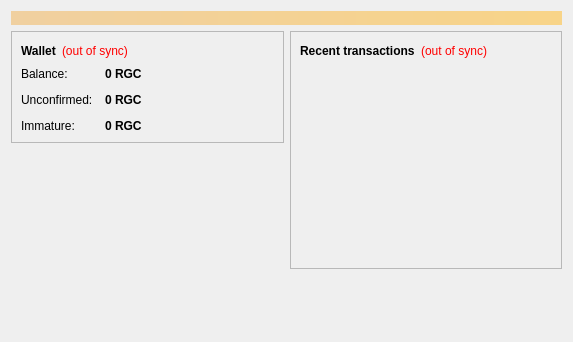
<?xml version="1.0" encoding="UTF-8"?>
<ui version="4.0">
 <class>OverviewPage</class>
 <widget class="QWidget" name="OverviewPage">
  <property name="geometry">
   <rect>
    <x>0</x>
    <y>0</y>
    <width>573</width>
    <height>342</height>
   </rect>
  </property>
  <property name="windowTitle">
   <string>Form</string>
  </property>
  <layout class="QVBoxLayout" name="topLayout">
   <item>
    <widget class="QLabel" name="labelAlerts">
     <property name="visible">
      <bool>false</bool>
     </property>
     <property name="styleSheet">
      <string notr="true">background-color: qlineargradient(x1: 0, y1: 0, x2: 1, y2: 0, stop:0 #F0D0A0, stop:1 #F8D488); color:#000000;</string>
     </property>
     <property name="wordWrap">
      <bool>true</bool>
     </property>
     <property name="margin">
      <number>3</number>
     </property>
    </widget>
   </item>
   <item>
    <layout class="QHBoxLayout" name="horizontalLayout" stretch="1,1">
     <item>
      <layout class="QVBoxLayout" name="verticalLayout_2">
       <item>
        <widget class="QFrame" name="frame">
         <property name="frameShape">
          <enum>QFrame::StyledPanel</enum>
         </property>
         <property name="frameShadow">
          <enum>QFrame::Raised</enum>
         </property>
         <layout class="QVBoxLayout" name="verticalLayout_4">
          <item>
           <layout class="QHBoxLayout" name="horizontalLayout_4">
            <item>
             <widget class="QLabel" name="label_5">
              <property name="font">
               <font>
                <weight>75</weight>
                <bold>true</bold>
               </font>
              </property>
              <property name="text">
               <string>Wallet</string>
              </property>
             </widget>
            </item>
            <item>
             <widget class="QLabel" name="labelWalletStatus">
              <property name="toolTip">
               <string>The displayed information may be out of date. Your wallet automatically synchronizes with the Roguecoin network after a connection is established, but this process has not completed yet.</string>
              </property>
              <property name="styleSheet">
               <string notr="true">QLabel { color: red; }</string>
              </property>
              <property name="text">
               <string notr="true">(out of sync)</string>
              </property>
              <property name="alignment">
               <set>Qt::AlignLeading|Qt::AlignLeft|Qt::AlignVCenter</set>
              </property>
             </widget>
            </item>
            <item>
             <spacer name="horizontalSpacer_2">
              <property name="orientation">
               <enum>Qt::Horizontal</enum>
              </property>
              <property name="sizeHint" stdset="0">
               <size>
                <width>40</width>
                <height>20</height>
               </size>
              </property>
             </spacer>
            </item>
           </layout>
          </item>
          <item>
           <layout class="QFormLayout" name="formLayout_2">
            <property name="fieldGrowthPolicy">
             <enum>QFormLayout::AllNonFixedFieldsGrow</enum>
            </property>
            <property name="horizontalSpacing">
             <number>12</number>
            </property>
            <property name="verticalSpacing">
             <number>12</number>
            </property>
            <item row="0" column="0">
             <widget class="QLabel" name="label">
              <property name="text">
               <string>Balance:</string>
              </property>
             </widget>
            </item>
            <item row="0" column="1">
             <widget class="QLabel" name="labelBalance">
              <property name="font">
               <font>
                <weight>75</weight>
                <bold>true</bold>
               </font>
              </property>
              <property name="cursor">
               <cursorShape>IBeamCursor</cursorShape>
              </property>
              <property name="toolTip">
               <string>Your current balance</string>
              </property>
              <property name="text">
               <string notr="true">0 RGC</string>
              </property>
              <property name="textInteractionFlags">
               <set>Qt::LinksAccessibleByMouse|Qt::TextSelectableByKeyboard|Qt::TextSelectableByMouse</set>
              </property>
             </widget>
            </item>
            <item row="1" column="0">
             <widget class="QLabel" name="label_3">
              <property name="text">
               <string>Unconfirmed:</string>
              </property>
             </widget>
            </item>
            <item row="1" column="1">
             <widget class="QLabel" name="labelUnconfirmed">
              <property name="font">
               <font>
                <weight>75</weight>
                <bold>true</bold>
               </font>
              </property>
              <property name="cursor">
               <cursorShape>IBeamCursor</cursorShape>
              </property>
              <property name="toolTip">
               <string>Total of transactions that have yet to be confirmed, and do not yet count toward the current balance</string>
              </property>
              <property name="text">
               <string notr="true">0 RGC</string>
              </property>
              <property name="textInteractionFlags">
               <set>Qt::LinksAccessibleByMouse|Qt::TextSelectableByKeyboard|Qt::TextSelectableByMouse</set>
              </property>
             </widget>
            </item>
            <item row="2" column="0">
             <widget class="QLabel" name="labelImmatureText">
              <property name="text">
               <string>Immature:</string>
              </property>
             </widget>
            </item>
            <item row="2" column="1">
             <widget class="QLabel" name="labelImmature">
              <property name="font">
               <font>
                <weight>75</weight>
                <bold>true</bold>
               </font>
              </property>
              <property name="toolTip">
               <string>Mined balance that has not yet matured</string>
              </property>
              <property name="text">
               <string notr="true">0 RGC</string>
              </property>
              <property name="textInteractionFlags">
               <set>Qt::LinksAccessibleByMouse|Qt::TextSelectableByKeyboard|Qt::TextSelectableByMouse</set>
              </property>
             </widget>
            </item>
           </layout>
          </item>
         </layout>
        </widget>
       </item>
       <item>
        <spacer name="verticalSpacer">
         <property name="orientation">
          <enum>Qt::Vertical</enum>
         </property>
         <property name="sizeHint" stdset="0">
          <size>
           <width>20</width>
           <height>40</height>
          </size>
         </property>
        </spacer>
       </item>
      </layout>
     </item>
     <item>
      <layout class="QVBoxLayout" name="verticalLayout_3">
       <item>
        <widget class="QFrame" name="frame_2">
         <property name="frameShape">
          <enum>QFrame::StyledPanel</enum>
         </property>
         <property name="frameShadow">
          <enum>QFrame::Raised</enum>
         </property>
         <layout class="QVBoxLayout" name="verticalLayout">
          <item>
           <layout class="QHBoxLayout" name="horizontalLayout_2">
            <item>
             <widget class="QLabel" name="label_4">
              <property name="text">
               <string>&lt;b&gt;Recent transactions&lt;/b&gt;</string>
              </property>
             </widget>
            </item>
            <item>
             <widget class="QLabel" name="labelTransactionsStatus">
              <property name="toolTip">
               <string>The displayed information may be out of date. Your wallet automatically synchronizes with the Roguecoin network after a connection is established, but this process has not completed yet.</string>
              </property>
              <property name="styleSheet">
               <string notr="true">QLabel { color: red; }</string>
              </property>
              <property name="text">
               <string notr="true">(out of sync)</string>
              </property>
              <property name="alignment">
               <set>Qt::AlignRight|Qt::AlignTrailing|Qt::AlignVCenter</set>
              </property>
             </widget>
            </item>
            <item>
             <spacer name="horizontalSpacer">
              <property name="orientation">
               <enum>Qt::Horizontal</enum>
              </property>
              <property name="sizeHint" stdset="0">
               <size>
                <width>40</width>
                <height>20</height>
               </size>
              </property>
             </spacer>
            </item>
           </layout>
          </item>
          <item>
           <widget class="QListView" name="listTransactions">
            <property name="styleSheet">
             <string notr="true">QListView { background: transparent; }</string>
            </property>
            <property name="frameShape">
             <enum>QFrame::NoFrame</enum>
            </property>
            <property name="verticalScrollBarPolicy">
             <enum>Qt::ScrollBarAlwaysOff</enum>
            </property>
            <property name="horizontalScrollBarPolicy">
             <enum>Qt::ScrollBarAlwaysOff</enum>
            </property>
            <property name="selectionMode">
             <enum>QAbstractItemView::NoSelection</enum>
            </property>
           </widget>
          </item>
         </layout>
        </widget>
       </item>
       <item>
        <spacer name="verticalSpacer_2">
         <property name="orientation">
          <enum>Qt::Vertical</enum>
         </property>
         <property name="sizeHint" stdset="0">
          <size>
           <width>20</width>
           <height>40</height>
          </size>
         </property>
        </spacer>
       </item>
      </layout>
     </item>
    </layout>
   </item>
  </layout>
 </widget>
 <resources/>
 <connections/>
</ui>
